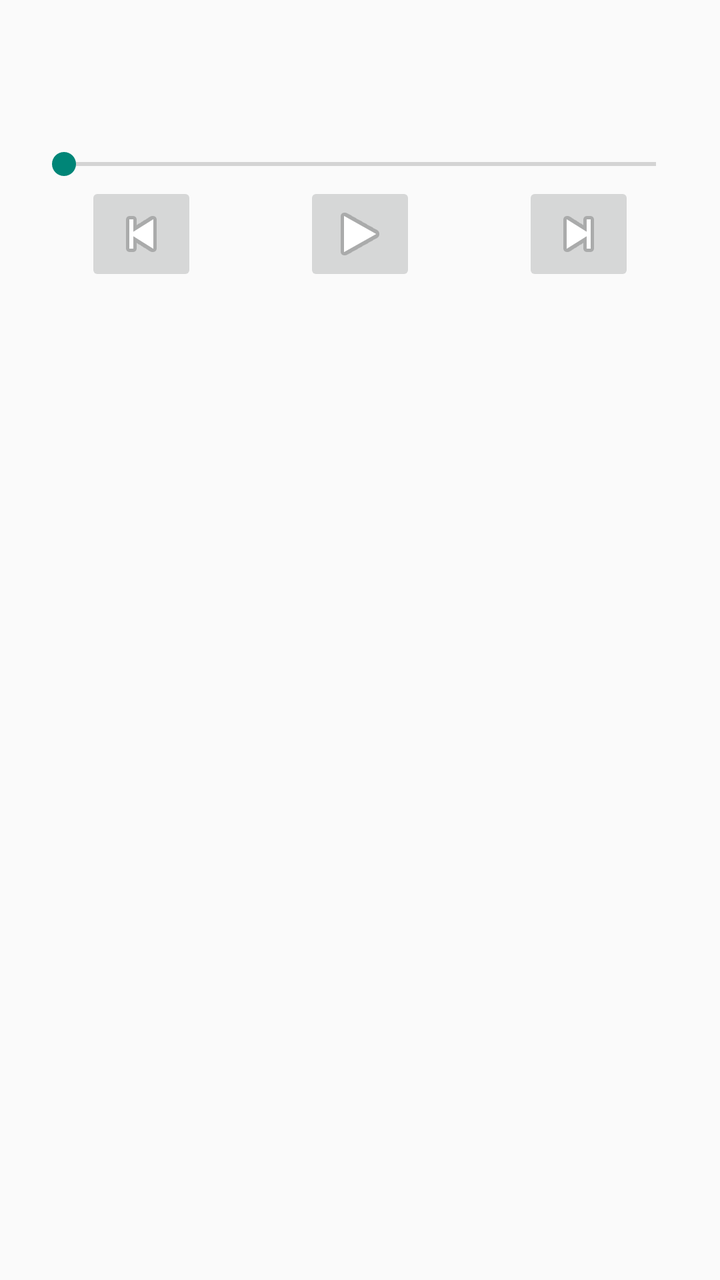
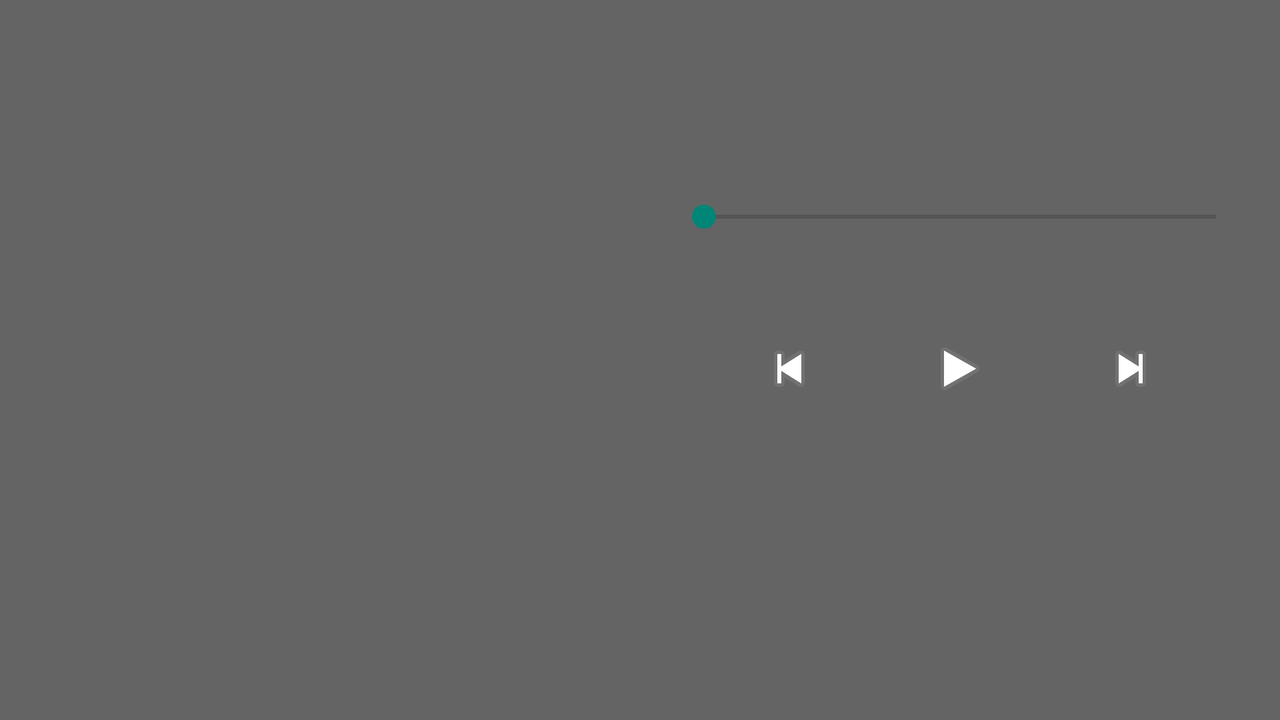

First picture: res/layout/ on a phone held upright. Second picture: the repository's own variant of that layout, on a device whose configuration matches the variant's folder. Source for both follows.
<!-- AndroidManifest.xml: application theme AppTheme -->
<!-- res/layout/fragment_playback.xml -->
<FrameLayout xmlns:android="http://schemas.android.com/apk/res/android"
    xmlns:tools="http://schemas.android.com/tools" android:layout_width="match_parent"
    android:id="@+id/playback_container"
    android:layout_height="match_parent"
    tools:context="app.com.deanofthewebb.spotifystreamer.fragment.PlaybackFragment">

    <LinearLayout xmlns:android="http://schemas.android.com/apk/res/android"
        android:layout_width="match_parent"
        android:layout_height="match_parent"
        android:orientation="vertical"
        android:padding="16dp"
        android:minHeight="?android:attr/listPreferredItemHeight">

    <TextView
        android:id="@+id/list_item_artist_name"
        android:layout_width="match_parent"
        android:layout_height="wrap_content"
        android:gravity="center"
        />
    <TextView
        android:id="@+id/list_item_track_album"
        android:layout_width="match_parent"
        android:layout_height="wrap_content"
        android:gravity="center"
        />

    <ImageView
        android:id="@+id/list_item_album_art"
        android:layout_width="match_parent"
        android:layout_height="wrap_content"
        android:maxHeight="300dp"
        android:maxWidth="300dp"
        android:layout_gravity="center" />
    <TextView
        android:id="@+id/list_item_track_name"
        android:layout_width="match_parent"
        android:layout_height="wrap_content"
        android:gravity="center"
        />


        <SeekBar
            android:layout_width="match_parent"
            android:layout_height="wrap_content"
            android:id="@+id/seekBar"
            android:layout_gravity="center" />


        <LinearLayout
            android:layout_width="match_parent"
            android:layout_height="wrap_content"
            android:orientation="horizontal">

        <FrameLayout
            android:layout_width="0dp"
            android:layout_height="wrap_content"
            android:layout_weight="1">


            <ImageButton
                android:layout_width="wrap_content"
                android:layout_height="wrap_content"
                android:id="@+id/previous_playback_button"
                android:layout_gravity="center"
                android:src="@android:drawable/ic_media_previous"/>
        </FrameLayout>


        <FrameLayout
            android:layout_width="0dp"
            android:layout_height="wrap_content"
            android:layout_weight="1">


            <ImageButton
                android:layout_width="wrap_content"
                android:layout_height="wrap_content"
                android:id="@+id/play_pause_playback_button"
                android:layout_gravity="center"
                android:src="@android:drawable/ic_media_play"/>
            </FrameLayout>


            <FrameLayout
                android:layout_width="0dp"
                android:layout_height="wrap_content"
                android:layout_weight="1">


                <ImageButton
                    android:layout_width="wrap_content"
                    android:layout_height="wrap_content"
                    android:id="@+id/next_playback_button"
                    android:layout_gravity="center"
                    android:src="@android:drawable/ic_media_next"/>
            </FrameLayout>
        </LinearLayout>
    </LinearLayout>
</FrameLayout>
<!-- resources referenced by this layout -->
<resources>
  <style name="AppTheme" parent="Theme.AppCompat.Light.DarkActionBar">
          
      </style>
</resources>
<!-- res/layout-land/fragment_playback.xml (the author's variant of the layout above) -->
<!-- drawn on the phone turned sideways -->
<LinearLayout xmlns:android="http://schemas.android.com/apk/res/android"
    xmlns:tools="http://schemas.android.com/tools"
        android:layout_width="match_parent"
        android:layout_height="match_parent"
        android:id="@+id/playback_container"
        android:orientation="horizontal"
        android:background="@color/dark_grey"
        android:minHeight="?android:attr/listPreferredItemHeight"
        tools:context="app.com.deanofthewebb.spotifystreamer.fragment.PlaybackFragment">

    <ImageView
        android:id="@+id/list_item_album_art"
        android:layout_width="0dp"
        android:layout_weight="1"
        android:padding="16dp"
        android:layout_height="wrap_content"
        android:maxHeight="275dp"
        android:maxWidth="275dp"
        android:layout_gravity="center" />

    <LinearLayout xmlns:android="http://schemas.android.com/apk/res/android"
        android:layout_width="0dp"
        android:layout_weight="1"
        android:layout_height="match_parent"
        android:orientation="vertical"
        android:padding="16dp"
        android:minHeight="?android:attr/listPreferredItemHeight">

        <TextView
            android:id="@+id/list_item_artist_name"
            android:layout_width="match_parent"
            android:layout_height="wrap_content"
            android:gravity="center"
            android:fontFamily="sans-serif-condensed"
            android:textColor="@color/white"/>


        <TextView
            android:id="@+id/list_item_track_album"
            android:layout_width="match_parent"
            android:layout_height="wrap_content"
            android:gravity="center"
            android:fontFamily="sans-serif-condensed"
            android:textColor="@color/white"
            android:textAppearance="?android:textAppearanceLarge"/>


        <TextView
            android:id="@+id/list_item_track_name"
            android:layout_width="match_parent"
            android:layout_height="wrap_content"
            android:gravity="center"
            android:fontFamily="sans-serif-condensed"
            android:textColor="@color/white" />


        <SeekBar
            android:layout_width="match_parent"
            android:padding="16dp"
            android:layout_height="wrap_content"
            android:id="@+id/playback_seek_bar"
            android:layout_gravity="center" />


        <LinearLayout
            android:layout_width="match_parent"
            android:layout_height="wrap_content"
            android:orientation="horizontal">
            <TextView
                android:id="@+id/playback_track_start"
                android:layout_width="0dp"
                android:layout_weight="1"
                android:layout_height="wrap_content"
                android:gravity="start"
                android:fontFamily="sans-serif-condensed"
                android:textColor="@color/white" />


            <TextView
                android:id="@+id/playback_track_end"
                android:layout_width="0dp"
                android:layout_weight="1"
                android:layout_height="wrap_content"
                android:gravity="end"
                android:fontFamily="sans-serif-condensed"
                android:textColor="@color/white" />

        </LinearLayout>


        <LinearLayout
            android:layout_width="match_parent"
            android:layout_height="wrap_content"
            android:orientation="horizontal"
            android:baselineAligned="false"
            android:padding="16dp">

            <FrameLayout
                android:layout_width="0dp"
                android:layout_height="wrap_content"
                android:layout_weight="1">


                <ImageButton
                    android:layout_width="wrap_content"
                    android:layout_height="wrap_content"
                    android:id="@+id/previous_playback_button"
                    android:layout_gravity="center"
                    android:background="@color/dark_grey"
                    android:src="@android:drawable/ic_media_previous"/>
            </FrameLayout>


            <FrameLayout
                android:layout_width="0dp"
                android:layout_height="wrap_content"
                android:layout_weight="1">


                <ImageButton
                    android:layout_width="wrap_content"
                    android:layout_height="wrap_content"
                    android:id="@+id/play_pause_playback_button"
                    android:layout_gravity="center"
                    android:background="@color/dark_grey"
                    android:src="@android:drawable/ic_media_play"/>
            </FrameLayout>


            <FrameLayout
                android:layout_width="0dp"
                android:layout_height="wrap_content"
                android:layout_weight="1">


                <ImageButton
                    android:layout_width="wrap_content"
                    android:layout_height="wrap_content"
                    android:id="@+id/next_playback_button"
                    android:layout_gravity="center"
                    android:background="@color/dark_grey"
                    android:src="@android:drawable/ic_media_next"/>
            </FrameLayout>
        </LinearLayout>
    </LinearLayout>

</LinearLayout>
<!-- resources referenced by the variant -->
<!-- as the phone turned sideways resolves them -->
<resources>
  <color name="dark_grey">#646464</color>
  <color name="white">#ffffff</color>
  <style name="AppTheme" parent="Theme.AppCompat.Light.DarkActionBar">
          
      </style>
</resources>
